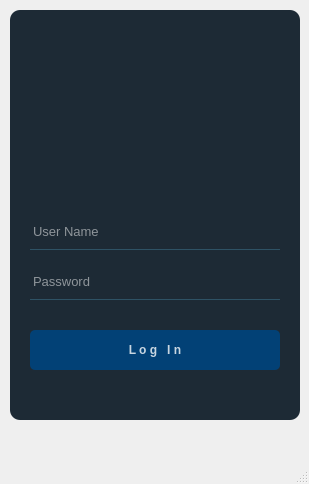
<?xml version="1.0" encoding="UTF-8"?>
<ui version="4.0">
 <class>MainWindow</class>
 <widget class="QMainWindow" name="MainWindow">
  <property name="geometry">
   <rect>
    <x>0</x>
    <y>0</y>
    <width>309</width>
    <height>484</height>
   </rect>
  </property>
  <property name="font">
   <font>
    <pointsize>10</pointsize>
    <weight>75</weight>
    <bold>true</bold>
   </font>
  </property>
  <property name="windowTitle">
   <string>MainWindow</string>
  </property>
  <property name="styleSheet">
   <string notr="true">QPushButton #pushButton{
background-color: rgba(2, 65, 118, 255); 
color: rgba(255, 255, 255, 200);
border-radius: 5px;
}

QPushButton #pushButton:pressed{
padding-left: 5px;
padding-right: 5px;
background-color: rgba(2, 65, 118, 100); 
background-position: calc(100% - 10px) center;
}

QPushButton #pushButton{
background-color: rgba(2, 65, 118, 200); 
}</string>
  </property>
  <widget class="QWidget" name="centralwidget">
   <widget class="QWidget" name="widget" native="true">
    <property name="geometry">
     <rect>
      <x>10</x>
      <y>10</y>
      <width>290</width>
      <height>410</height>
     </rect>
    </property>
    <property name="styleSheet">
     <string notr="true">QPushButton#pushButton {
    background-color: rgba(2,65,118,255);
    color: rgba(255,255,255,200);
    border-radius: 5px;
}

QPushButton#pushButton:pressed {
    padding-left: 5px;   /* gives a “pressed” shove */
    padding-top: 2px;    /* optional */
    background-color: rgba(2,65,118,100);
}

QPushButton#pushButton:hover {
    background-color: rgba(2,65,118,200);
}
</string>
    </property>
    <widget class="QLabel" name="label">
     <property name="geometry">
      <rect>
       <x>0</x>
       <y>0</y>
       <width>290</width>
       <height>410</height>
      </rect>
     </property>
     <property name="styleSheet">
      <string notr="true">background-color: rgba(16, 30, 41, 240);
border-radius: 10px;</string>
     </property>
     <property name="text">
      <string/>
     </property>
    </widget>
    <widget class="QLineEdit" name="lineEdit">
     <property name="geometry">
      <rect>
       <x>20</x>
       <y>210</y>
       <width>250</width>
       <height>30</height>
      </rect>
     </property>
     <property name="font">
      <font>
       <pointsize>10</pointsize>
      </font>
     </property>
     <property name="styleSheet">
      <string notr="true">background-color: rgba(0, 0, 0, 0);
border: 1px solid rgba(0, 0, 0, 0);
border-bottom-color: rgba(46, 82, 101, 255);
color: rgb(255, 255, 255);
padding-bottom: 7px;</string>
     </property>
     <property name="placeholderText">
      <string>User Name</string>
     </property>
    </widget>
    <widget class="QLineEdit" name="lineEdit_2">
     <property name="geometry">
      <rect>
       <x>20</x>
       <y>260</y>
       <width>250</width>
       <height>30</height>
      </rect>
     </property>
     <property name="font">
      <font>
       <pointsize>10</pointsize>
      </font>
     </property>
     <property name="styleSheet">
      <string notr="true">background-color: rgba(0, 0, 0, 0);
border: 1px solid rgba(0, 0, 0, 0);
border-bottom-color: rgba(46, 82, 101, 255);
color: rgb(255, 255, 255);
padding-bottom: 7px;</string>
     </property>
     <property name="echoMode">
      <enum>QLineEdit::Password</enum>
     </property>
     <property name="placeholderText">
      <string>Password</string>
     </property>
    </widget>
    <widget class="QPushButton" name="pushButton">
     <property name="geometry">
      <rect>
       <x>20</x>
       <y>320</y>
       <width>250</width>
       <height>40</height>
      </rect>
     </property>
     <property name="font">
      <font>
       <weight>75</weight>
       <bold>true</bold>
      </font>
     </property>
     <property name="styleSheet">
      <string notr="true"/>
     </property>
     <property name="text">
      <string>L o g   I n</string>
     </property>
    </widget>
    <widget class="QLabel" name="label_2">
     <property name="geometry">
      <rect>
       <x>60</x>
       <y>30</y>
       <width>180</width>
       <height>150</height>
      </rect>
     </property>
     <property name="text">
      <string/>
     </property>
     <property name="pixmap">
      <pixmap>../../../free-user-icon-3296-thumb.png</pixmap>
     </property>
     <property name="scaledContents">
      <bool>true</bool>
     </property>
    </widget>
   </widget>
  </widget>
  <widget class="QMenuBar" name="menubar">
   <property name="geometry">
    <rect>
     <x>0</x>
     <y>0</y>
     <width>309</width>
     <height>26</height>
    </rect>
   </property>
  </widget>
  <widget class="QStatusBar" name="statusbar"/>
 </widget>
 <resources/>
 <connections/>
</ui>
